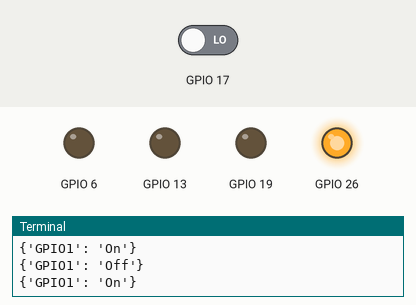
Recording of a program running on a simulated Raspberry Pi (BCM pin numbers). Shown: output pins drawn as LEDs (lit = HIGH), the last lines printed to the terminal. The inputs (shaded band) are chosen by the test bench; at power-on: GPIO 17 LOW. Threads take turns every 2 ms. At 10.0 s the program stops and its outputs stay as they are.

Above: at 0.6 s.
At 10.1 s:
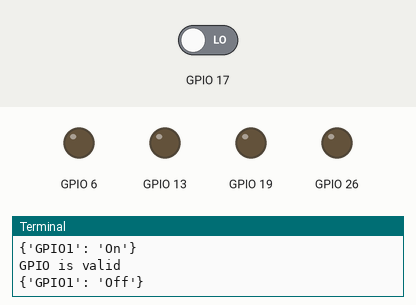
Timing chart, 0 to 11.5 s (numbered marks = the images above):
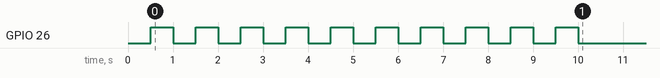

Measured:
- by itself, GPIO 26: alternates HIGH for 0.50 s and LOW for 0.50 s, 19 changes in all, then stays LOW

The program:

GPIO.py
```python
"""This is test code for interacting with GPIO

This is intented to mock up an interface into the RPi GPIO until hardware
is accquired
"""

import json
import threading
import time

try:
    import RPi.GPIO as GPIO
    """This is trapped so you can still run without RPi.GPIO

    GPIO will be checked before use
    """
    pi_interface = True
except:
    pi_interface = False
    pass


blink_active = False
"""bool: to controll weather blink continues to be active

This will not start the blinking it will only be important once blinking
has started.  This is currently only used in testing.
"""

GPIO_STATE = {}
""" This is an object of tracking GPIO"""

GPIO_ON = {}
""" This maps functions to gpio activit

These functions will be called when the GPIO is changed in any way.
"""


is_imported = True
"""Used as a flag to show that GPIO was imported"""

def ButtonHandeler(channel):
    """This handels the button press and sets the state

    Args:
        channel(int):  The RPi GPIO channel used for monitoring the button
    """
    if GPIO.input(channel) == GPIO.HIGH:
        set("Button","Pressed")
    else:
        set("Button","Released")

"""This is the setup for the RPi GPIO"""
if pi_interface:
    GPIO.setmode(GPIO.BCM)
    GPIO.setup(19,GPIO.OUT)
    GPIO.setup(26,GPIO.OUT)
    GPIO.setup(13,GPIO.OUT)
    GPIO.setup(6,GPIO.OUT)
    GPIO.setup(17,GPIO.IN)
    GPIO.add_event_detect(17,GPIO.BOTH,ButtonHandeler)

def set(key,value):
    """This is used to set values for GPIO

    This function is used to set values for each of GPIO's Will also call
    the GPIO's function if it exisits.

    Args:
        key(int or str): Used to identify the gpio to interface
        value(int or str): The value to set the gpio to.
    """
    GPIO_STATE[key] = value
    if (key=="GPIO1") and pi_interface:
        if value.upper()=="ON":
            GPIO.output(26,GPIO.HIGH)
        else:
            GPIO.output(26,GPIO.LOW)
    if (key=="GPIO2") and pi_interface:
        if value.upper()=="ON":
            GPIO.output(19,GPIO.HIGH)
        else:
            GPIO.output(19,GPIO.LOW)
    if (key=="GPIO3") and pi_interface:
        if value.upper()=="ON":
            GPIO.output(13,GPIO.HIGH)
        else:
            GPIO.output(13,GPIO.LOW)
    if (key=="GPIO4") and pi_interface:
        if value.upper()=="ON":
            GPIO.output(6,GPIO.HIGH)
        else:
            GPIO.output(6,GPIO.LOW)
    if key in GPIO_ON:
        GPIO_ON[key]()

def get(key):
    """ Returns the value of the givien GPIO

    Args:
        key(int or str): Used to identify the gpio to interface
    """
    return GPIO_STATE[key]

def on(key,function):
    """Used to set the function for the GPIO interface

    Args:
        key(int or str): Used to identify the gpio to interface
        function(function): The function for the gpio
    """
    GPIO_ON[key]= function

def json():
    """Returns a json object of the GPIO info"""
    return json.dumps(GPIO_STATE)


if __name__=="__main__":
    """This is console testing of the GPIO.  Not ment for automated testing

    This should show that everything is working to the developer and allow
    for changes going forward
    """
    def printgpio():
        print(GPIO_STATE)

    def blink_led():
        if blink_active:
            threading.Timer(0.5, blink_led).start()
        if get("GPIO1")!="On":
            set("GPIO1","On")
        else:
            set("GPIO1","Off")

    on("GPIO1",printgpio)

    set("GPIO1","On")
    blink_active = True
    blink_led()
    time.sleep(10)
    blink_active = False
    if pi_interface:
        print("GPIO is valid")
```
